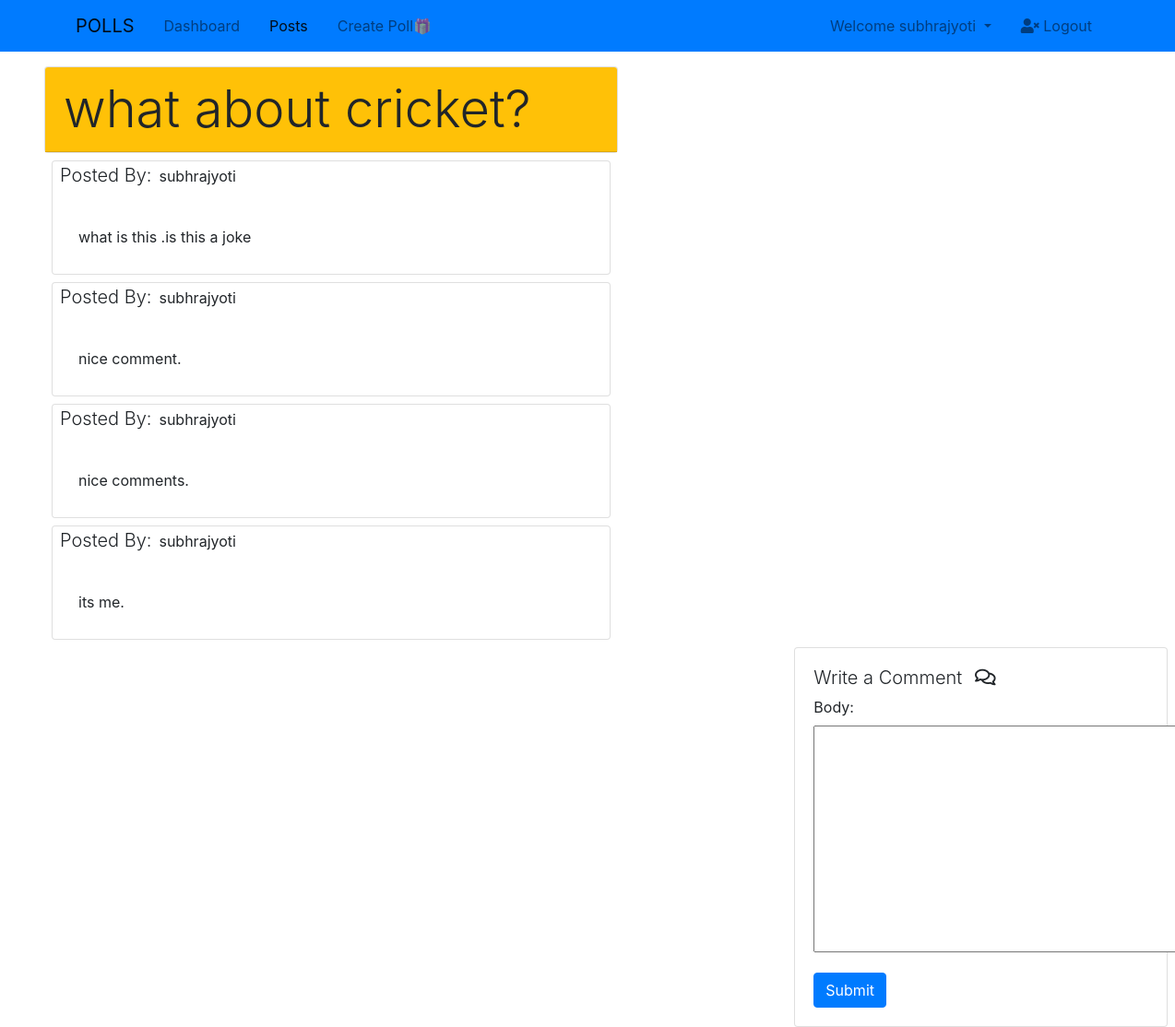
/comment/2/ (signed in), run on the app's committed database.
### polls/models.py (models this page shows, shortened)
class Post(models.Model):
    content=models.TextField()
    created=models.DateTimeField(auto_now_add=True)
    like=models.ManyToManyField(User,related_name='poll_like',blank=True)
    dislike=models.ManyToManyField(User,related_name='poll_dislike',blank=True)
    catagory=models.CharField(max_length=20,null=True,choices=CATAGORIES)
    author=models.ForeignKey(Profile,on_delete=models.CASCADE,related_name="posts")
    def __str__(self):
        return str(self.content)

class Comment(models.Model):
    user=models.ForeignKey(Profile,on_delete=models.CASCADE)
    post=models.ForeignKey(Post,on_delete=models.CASCADE)
    body=models.TextField(max_length=200)

### profiles/models.py (models this page shows, shortened)
class Profile(models.Model):
    first_name=models.CharField(max_length=200,null=True)
    last_name=models.CharField(max_length=200,null=True)
    user=models.OneToOneField(User,on_delete=models.CASCADE)
    email=models.EmailField(max_length=200,blank=True)
    age_group=models.IntegerField(null=True)
    profile_pic=models.ImageField(default="avatar.jpg",null=True)
    def __str__(self):
        return self.user.username

### polls/views.py (the view, shortened to what this page needs)
# urls.py: path('comment/<int:id>/',commentView,name='blog-comment'),
@login_required
def commentView(request,id):
    post=Post.objects.get(id=id)
    form=giveCommentForm(request.POST or None)
    comments=Comment.objects.all()
    context={"form":form,"post":post,'comments':comments}
    return render(request,'polls/comment.html',context)

### polls/forms.py
class giveCommentForm(forms.ModelForm):
    class Meta:
        model=Comment
        fields=['body']

### polls/templates/polls/comment.html (shortened to what this page needs)
{% extends 'polls/main.html' %}
{% block content %}
<div class="row">
    <div class="col-md-6 ml-5 mt-3">
        <div class="card">
            <div class="card-header bg-warning display-4">{{post}}</div>
        </div>
             {% for comment in comments%}
             <div class="card m-2">
                  <div class="card-title">
                    <span class="lead m-2">Posted By:</span>{{comment.user}}
                </div>
                <div class="card-body m-2">
                    {{comment.body}}
                </div>
             </div>
             {%endfor%}
    </div>
</div>
<div class="row">
    <div class="col-md-4 ml-auto mr-2">
        <div class="card">
            <div class="card-body">
                <h5 class="lead">Write a Comment <span class="m-2 "><i class="far fa-comments"></i></span></h5>
                <form method="POST" action="{% url 'blog-comment' post.id %}">
                    {{form.as_p}}
                    <input class="btn btn-primary" type="submit" name="comment">
                </form>
            </div>
        </div>
    </div>
</div>
{% endblock %}

### polls/templates/polls/navbar.html (shortened to what this page needs)
<nav class="navbar navbar-expand-lg navbar-light bg-primary p-2">
  <div class="container">
    <a href="{% url 'home' %}" class="navbar-brand">POLLS</a>
    <div class="collapse navbar-collapse" id="navbarCollapse">
      <ul class="navbar-nav">
        <li class="nav-item px-2">
          <a href="{% url 'dashboard' %}" class="nav-link ">Dashboard</a>
        </li>
        <li class="nav-item px-2">
          <a href="{% url 'home' %}" class="nav-link active">Posts</a>
        </li>
        <li class="nav-item px-2">
          <a href="{% url 'create-newpost'%}" class="nav-link">Create Poll🎁</a>
        </li>
      </ul>
      <ul class="navbar-nav ml-auto">
        <li class="nav-item dropdown mr-3">
          <a href="#" class="nav-link dropdown-toggle" data-toggle="dropdown">
           Welcome {{user}}
          </a>
        </li>
        <li class="nav-item">
          <a href="{% url 'account_logout' %}" class="nav-link">
            <i class="fas fa-user-times"></i> Logout
          </a>
        </li>
      </ul>
    </div>
  </div>
</nav>

### polls/templates/polls/main.html (style rules this page uses)
body { overflow-x: hidden; }

### data on the page
Post: content "what about cricket?"
Comment: user "subhrajyoti", body "what is this .is this a joke"
Comment: user "subhrajyoti", body "nice comment."
Comment: user "subhrajyoti", body "nice comments."
Comment: user "subhrajyoti", body "its me."

### other printed values
{{ user }} "subhrajyoti"
